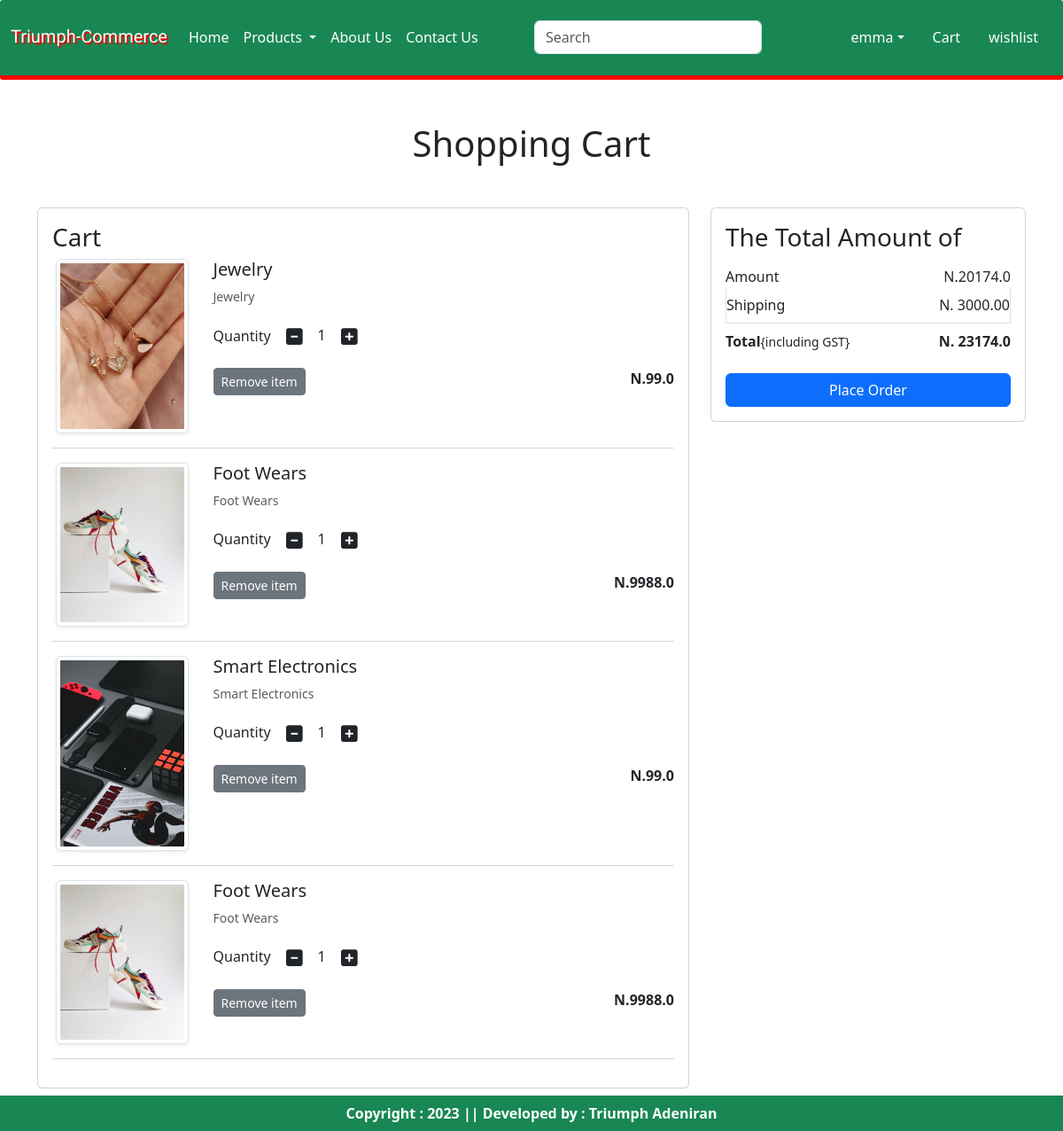
The app's page /cart/ (signed in) with its own data.
### appli/models.py (models this page shows, shortened)
class Cart(models.Model):
    user = models.ForeignKey(User, on_delete=models.CASCADE)
    product = models.ForeignKey(Product, on_delete=models.CASCADE)
    quantity = models.PositiveIntegerField(default=1)

class Product(models.Model):
    title = models.CharField(max_length=100)
    selling_price = models.FloatField()
    discounted_price = models.FloatField()
    description = models.TextField()
    composition = models.TextField(default='')
    prodapp = models.TextField(default='')
    category = models.CharField(choices=CATEGORY_CHOICES, max_length=2)
    product_image = models.ImageField(upload_to='product')

### appli/views.py (the view)
# urls.py: path('cart/', views.show_cart, name='showcart'),
def show_cart(request):
    user = request.user
    cart = Cart.objects.filter(user=user)
    amount = 0
    for p in cart:
        value = p.quantity * p.product.discounted_price
        amount = amount + value
    totalamount = amount + 3000
    return render(request, 'appli/addtocart.html', locals())

### appli/templates/appli/addtocart.html (shortened to what this page needs)
{% extends 'appli/base.html' %}
{% load static %}
{% block main-content %}
<div class="container my-5">
    <div class="row">
        {% if cart %}
        <h1 class="text-center mb-5">Shopping Cart</h1>
        <div class="col-sm-8">
            <div class="card">
                <div class="card-body">
                    <h3>Cart</h3>
                    {% for item in cart %}
                    <div class="row">
                        <div class="col-sm-3 text-center align-self-center"><img src="{{item.product.product_image.url}}" alt="" srcset="" class="img-fluid img-thumbnail shadow-sm" height="150" width="150"></div>
                        <div class="col-sm-9">
                            <div>
                                <h5>{{item.product.title}}</h5>
                                <p class="mb-2 text-muted small">{{item.product.description}}</p>
                                <div class="my-3">
                                    <label for="quantity">Quantity</label>
                                    <a class="minus-cart btn" pid={{item.product.id}}><i class="fas fa-minus-square fa-lg"></i></a>
                                    <span id="quantity">{{item.quantity}}</span>
                                    <a class="plus-cart btn" pid={{item.product.id}}><i class="fas fa-plus-square fa-lg"></i></a>
                                </div>
                                <div class="d-flex justify-content-between">
                                    <a href="#" class="remove-cart btn btn-sm btn-secondary mr-3" pid={{item.product.id}}>Remove item</a>
                                    <p class="mb-0"><span><strong>N.{{item.product.discounted_price}}</strong></span></p>
                                </div>
                            </div>
                        </div>
                    </div>
                    <hr class="text-muted">
                    {% endfor %}
                </div>
            </div>
        </div>
        <div class="col-sm-4">
            <div class="card">
                <div class="card-body">
                    <h3>The Total Amount of</h3>
                    <ul class="list-group">
                      <li class="list-group-item d-flex justify-content-between align-items-center border-0 px-0 pb-0">Amount<span id="amount">N.{{amount}}</span></li>
                      <li class="list-group-item d-flex justify-content-between align-items-center px-0">Shipping<span>N. 3000.00</span></li>
                      <li class="list-group-item d-flex justify-content-between align-items-center border-0 px-0 mb-3">
                        <div>
                            <strong>Total</strong><small>{including GST}</small>
                        </div>
                        <span id="totalamount"><strong>N. {{totalamount}}</strong></span>
                      </li>
                    </ul>
                    <div class="d-grid"><a href="{% url 'checkout' %}" class="btn btn-primary">Place Order</a></div>
                </div>
            </div>
        </div>
        {% else %}
        <h1 class="text-center mb-5">Cart is Empty</h1>
        {% endif %}
    </div>
</div>
{% endblock main-content %}

### appli/templates/appli/base.html (shortened to what this page needs)
<!DOCTYPE html>
{% load static %}
<html lang="en">
<head>
  <link href="https://cdn.jsdelivr.net/npm/bootstrap@5.3.0-alpha1/dist/css/bootstrap.min.css" rel="stylesheet">
  <link rel="stylesheet" href="{% static 'appli/css/owl.carousel.min.css' %}" />
  <link rel="stylesheet" href="{% static 'appli/css/all.min.css' %}" />
  <link rel="stylesheet" href="{% static 'appli/css/style.css' %}" />
</head>
<body>
   <nav class="navbar navbar-expand-lg navbar-dark bg-success navnav">
  <div class="container-fluid">
    <a class="navbar-brand" href="#">
      <p class="logoname">Triumph-Commerce</p>
    </a>
    <div class="collapse navbar-collapse" id="navbarSupportedContent">
      <ul class="navbar-nav me-auto mb-2 mb-lg-0">
        {% if request.user.is_authenticated %}
        <li class="nav-item">
          <a class="nav-link active" aria-current="page" href="/">Home</a>
        </li>
        <li class="nav-item dropdown">
          <a class="nav-link dropdown-toggle" href="#" role="button" data-bs-toggle="dropdown" aria-expanded="false" style="color:white">
            Products
          </a>
        </li>
        <li class="nav-item">
          <a class="nav-link text-white" href="{% url 'about' %}">About Us</a>
        </li>
        <li class="nav-item">
          <a class="nav-link text-white" href="{% url 'contact' %}">Contact Us</a>
        </li>
      </ul>
      <form class="d-flex" role="search">
        <input class="form-control me-2" type="search" placeholder="Search" aria-label="Search">
        <button class="btn btn-outline-success" type="submit">Search</button>
      </form>
    </div>
     <ul class="navbar-nav me-auto mb-2 mb-lg-0">
       <li class="nav-item dropdown mx-2">
           <a class="nav-link dropdown-toggle text-white" href="#"
           id="profileDropdown" role="button" data-bs-toggle="dropdown"
            aria-expanded="false">{{ request.user.username }}</a>
       </li>
       <li class="nav-item mx-2">
         <a href="#" class="nav-link text-white"> Cart</a>
       </li>
       <li class="nav-item mx-2">
         <a href="#" class="nav-link text-white"> wishlist</a>
       </li>
       {% endif %}
     </ul>
    </div>
</nav>
   {% block main-content %}{% endblock main-content %}
   <footer class="container-fluid fixed-bottom bg-success text-center p-2 mt-5" style="color:white;font-weight:bolder;">
     Copyright : 2023 || Developed by : Triumph Adeniran
   </footer>
</body>
</html>

### appli/static/appli/css/style.css (style rules this page uses)
.logoname { font-family: 'Climate Crisis', cursive; font-family: 'Kaushan Script', cursive; font-family: 'Lobster', cursive; font-family: 'Overpass', sans-serif; font-family: 'Sono', sans-serif; padding-top: 0.8rem; text-shadow: 2px 2px red; }
.navnav { position: sticky; top: 0; border-radius: 3px; border-bottom: 5px solid red; z-index: 1; }

### records on screen
Cart: product.product_image (picture), product "Jewelry", product.description "Jewelry", quantity "1", product.discounted_price "99.0"
Cart: product.product_image (picture), product "Foot Wears", product.description "Foot Wears", quantity "1", product.discounted_price "9988.0"
Cart: product.product_image (picture), product "Smart Electronics", product.description "Smart Electronics", quantity "1", product.discounted_price "99.0"
Cart: product.product_image (picture), product "Foot Wears", product.description "Foot Wears", quantity "1", product.discounted_price "9988.0"

### other values on screen
{{ request.user.username }} "emma"
{{ amount }} "20174.0"
{{ totalamount }} "23174.0"
